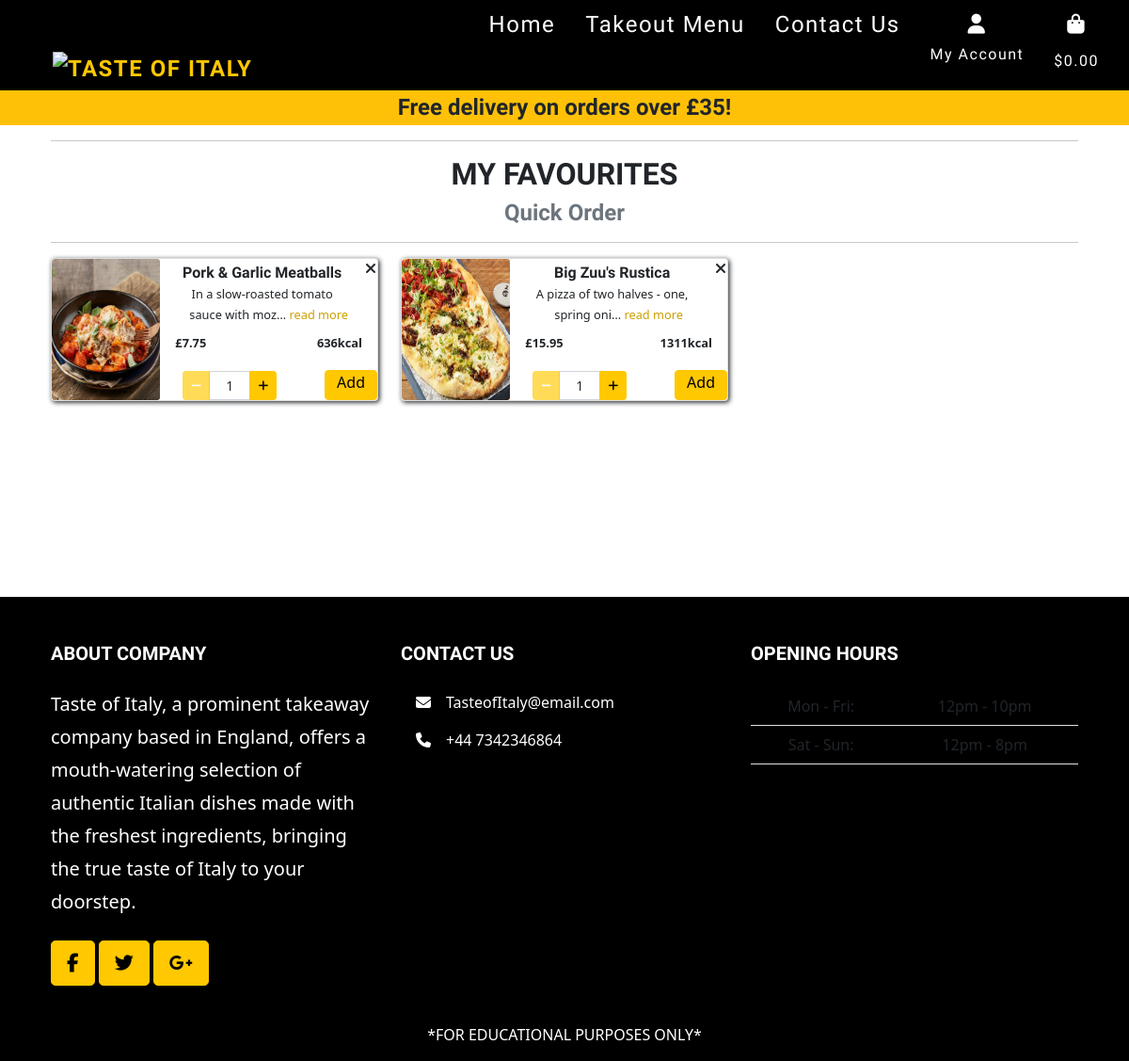
The page /favourites/ (signed in) on the database as committed earlier.
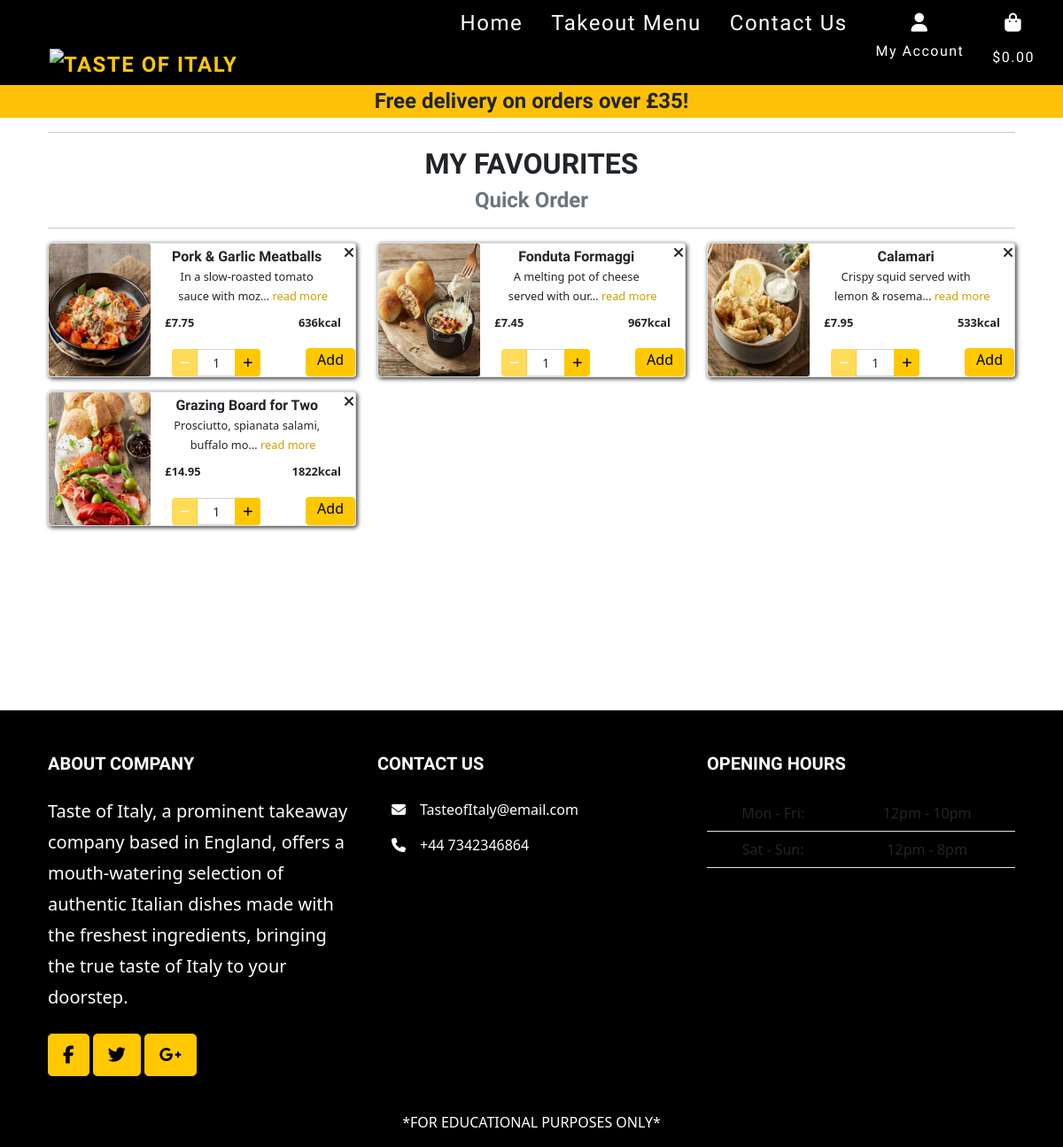
The same page on the database as committed later.
### favourites/models.py (models this page shows, shortened)
class Favourite(models.Model):
    user = models.ForeignKey(User, on_delete=models.CASCADE)
    product = models.ForeignKey(FoodProduct, on_delete=models.CASCADE)

### food_products/models.py (models this page shows, shortened)
class FoodProduct(models.Model):
    category = models.ForeignKey(
        'FoodCategory', null=True, blank=True, on_delete=models.SET_NULL)
    name = models.CharField(max_length=254)
    description = models.TextField()
    price = models.DecimalField(max_digits=6, decimal_places=2)
    calories = models.IntegerField(null=True, blank=True)
    image_url = models.URLField(max_length=1024, null=True, blank=True)
    image = models.ImageField(null=True, blank=True)

### favourites/views.py (the view)
# urls.py: path('', views.my_favourites, name='my_favourites'),
@login_required
def my_favourites(request):
    favourites = Favourite.objects.filter(user=request.user)
    context = {
        'favourites': favourites
    }
    return render(request, 'favourites/favourites.html', context)

### bag/context.py (called while the page is built, shortened)
def bag_contents(request):
    bag_items = []
    total = 0
    product_count = 0
    bag = request.session.get('bag', {})
    if total < settings.FREE_DELIVERY_THRESHOLD:
        delivery = total * Decimal(settings.STANDARD_DELIVERY_PERCENTAGE / 100)
        free_delivery_delta = settings.FREE_DELIVERY_THRESHOLD - total
    else:
        delivery = 0
        free_delivery_delta = 0
    grand_total = delivery + total
    context = {
        'bag_items': bag_items,
        'total': total,
        'product_count': product_count,
        'delivery': delivery,
        'free_delivery_delta': free_delivery_delta,
        'free_delivery_threshold': settings.FREE_DELIVERY_THRESHOLD,
        'grand_total': grand_total,
    }
    return context

### favourites/templates/favourites/favourites.html (shortened to what this page needs)
{% extends "base.html" %}
{% load static %}
{% block content %}
<section class="h-100 pt-0">
    <div class="container mb-5 text-center">
        <div class="row">
            <div class="col">
                <hr>
                <h2 class="section-heading text-uppercase">My Favourites</h2>
                <h4 class="section-subheading text-muted">Quick Order</h4>
                <hr>
            </div>
        </div>
        <div class="row">
            {% if favourites %}
            {% for favourite in favourites %}
            <div class="col-xl-4 col-lg-6 col-md-6 col-sm-12">
                <div class="card mb-3">
                    <div class="row g-0">
                        <div class="col-md-4 col-sm-4 col-4">
                            {% if favourite.product.image %}
                            <img src="{{favourite.product.image.url}}" class="card-img rounded-start"
                                alt="{{favourite.product.name}}">
                            {% else %}
                            <img src="{{ MEDIA_URL}}noimage.png" class="card-img rounded-start"
                                alt="{{favourite.product.name}}">
                            {% endif %}
                        </div>
                        <div class="col">
                            <div class="card-body">
                                <a class="btn p-0 fav-star" href="{% url 'delete_favourites' favourite.id %}"><i
                                        class="fa-solid fa-xmark" title="Remove from favourites"></i></a>
                                <h6 class="card-title">{{favourite.product.name}}</h6>
                                <p class="card-text">
                                    {{favourite.product.description|truncatechars:40}}{% if favourite.product.description|length > 40 %}
                                    <span class="text-muted">
                                        <a href="#exampleModal{{favourite.product.id}}" class="read-more"
                                            data-bs-toggle="modal"
                                            data-bs-target="#exampleModal{{favourite.product.id}}">
                                            read more
                                        </a>
                                    </span>
                                    {% endif %}
                                </p>
                                <div class="d-flex justify-content-between">
                                    <strong class="card-text">£{{favourite.product.price}}</strong>
                                    <strong class="card-text">{{favourite.product.calories}}kcal</strong>
                                </div>
                                <form class="form" action="{% url 'add_to_bag' favourite.product_id %}" method="POST">
                                    <div class="form-group qty-position">
                                        <div class="input-group input-group-sm" style="max-width: 100px;">
                                            <button class="btn btn-primary decrement-qty"
                                                data-item_id="{{ favourite.product_id }}"
                                                id="decrement-qty_{{ favourite.product_id }}">
                                            </button>
                                            <input type="number" class="form-control text-center qty_input" value="1"
                                                min="1" max="99" data-item_id="{{ favourite.product_id }}"
                                                id="id_qty_{{ favourite.product_id }}" name="quantity">
                                            <button class="btn btn-primary increment-qty"
                                                data-item_id="{{ favourite.product_id }}"
                                                id="increment-qty_{{ favourite.product_id }}">
                                            </button>
                                        </div>
                                    </div>
                                    <button type="submit" class="btn btn-primary add-btn">Add</button>
                                </form>
                            </div>
                        </div>
                    </div>
                </div>
            </div>
            {% endfor %}
            {% else %}
            <p>You have no favourites yet.</p>
            {% endif %}
        </div>
    </div>
</section>
{% endblock %}

### templates/base.html (shortened to what this page needs)
{% load static %}
<!doctype html>
<html lang="en">
<head>
    {% block corecss %}
    <link rel="stylesheet" href="https://cdnjs.cloudflare.com/ajax/libs/owl-carousel/1.3.3/owl.carousel.min.css">
    <link rel="stylesheet" href="https://cdnjs.cloudflare.com/ajax/libs/owl-carousel/1.3.3/owl.theme.min.css">
    <link href="https://cdn.jsdelivr.net/npm/bootstrap@5.3.0-alpha1/dist/css/bootstrap.min.css" rel="stylesheet"
>
    <link rel="stylesheet" href="{% static 'css/base.css' %}">
    {% endblock %}
</head>
<body class="h-100">
    <header>
        <nav class="navbar navbar-expand-lg navbar-dark" id="mainNav">
            <div class="container-fluid d-flex align-items-end">
                <a class="navbar-brand" href="{% url 'home' %}">
                    <img src="https://taste-of-italy.s3.eu-west-2.amazonaws.com/media/tasteofitaly.png"
                        alt="Taste of Italy">
                </a>
                <div class="collapse navbar-collapse" id="navbarResponsive">
                    <ul class="navbar-nav ms-auto mb-2 mb-lg-0">
                        <li class="nav-item">
                            <a class="nav-link" href="{% url 'home' %}">Home</a>
                        </li>
                        <li class="nav-item">
                            <a class="nav-link" href="{% url 'menu' %}">Takeout Menu</a>
                        </li>
                        <li class="nav-item">
                            <a class="nav-link" href="{% url 'enquiry' %}">Contact Us</a>
                        </li>
                        <li class="nav-item dropdown">
                            <a class="nav-link " href="#" id="user-options" data-toggle="dropdown" aria-haspopup="true"
                                aria-expanded="false">
                                <div class="text-center bg-black">
                                    <div><i class="fas fa-user fa-sm"></i></div>
                                    <p class="fs-6">My Account</p>
                                </div>
                            </a>
                        </li>
                        <li class="nav-item">
                            <a class="{% if grand_total %}text-warning font-weight-bold{% else %}text-white{% endif %} nav-link"
                                href="{% url 'view_bag' %}">
                                <div class="text-center">
                                    <div><i class="fas fa-shopping-bag fa-sm"></i></div>
                                    <small class="fs-6">
                                        {% if grand_total %}
                                        ${{ grand_total|floatformat:2 }}
                                        {% else %}
                                        $0.00
                                        {% endif %}
                                    </small>
                                </div>
                            </a>
                        </li>
                    </ul>
                </div>
            </div>
        </nav>
        <div id="delivery-banner" class="row text-center">
            <div class="col del-banner">
                <h4 class="my-1 section-subheading">Free delivery on orders over £{{ free_delivery_threshold }}!</h4>
            </div>
        </div>
    </header>
    {% block content %}
    {% endblock %}
    <footer class="footer text-white text-start bg-black">
        <div class="p-4 bg-black container">
            <div class="row mt-4">
                <div class="col-lg-4 col-md-12 mb-4 mb-md-0 bg-black">
                    <h5 class="text-uppercase mb-4">About company</h5>
                    <p class="lead">
                        Taste of Italy, a prominent takeaway company based in England, offers a mouth-watering selection
                        of authentic Italian dishes made with the freshest ingredients, bringing the true taste of Italy
                        to your doorstep.
                    </p>
                    <div class="mt-4">
                        <a class="btn btn-primary btn-lg"><i class="fab fa-facebook-f"></i></a>
                        <a class="btn btn-primary btn-lg"><i class="fab fa-twitter"></i></a>
                        <a class="btn btn-primary btn-lg"><i class="fab fa-google-plus-g"></i></a>
                    </div>
                </div>
                <div class="col-lg-4 col-md-6 mb-4 mb-md-0 bg-black">
                    <h5 class="text-uppercase mb-4 pb-1">Contact us</h5>
                    <ul class="list-unstyled fa-ul">
                        <li class="mb-3">
                            <span class="fa-li text-center"><i class="fas fa-envelope"></i></span><span
                                class="ms-2">TasteofItaly@email.com</span>
                        </li>
                        <li class="mb-3">
                            <span class="fa-li"><i class="fas fa-phone"></i></span><span class="ms-2">+44 7342346864
                            </span>
                        </li>
                    </ul>
                </div>
                <div class="col-lg-4 col-md-6 mb-4 mb-md-0 bg-black">
                    <h5 class="text-uppercase mb-4">Opening hours</h5>
                    <table class="table text-center text-white">
                        <tbody class="font-weight-normal">
                            <tr>
                                <td>Mon - Fri:</td>
                                <td>12pm - 10pm</td>
                            </tr>
                            <tr>
                                <td>Sat - Sun:</td>
                                <td>12pm - 8pm</td>
                            </tr>
                        </tbody>
                    </table>
                </div>
            </div>
        </div>
        <div class="text-center p-3" style="background-color: rgba(0, 0, 0, 0.2);">
            *FOR EDUCATIONAL PURPOSES ONLY*
        </div>
    </footer>
</body>
</html>

Rows that differ between the two databases and show on the page:
removed Favourite: product.image (picture), product.name "Big Zuu's Rustica", product.description "A pizza of two halves - one, spring oni…", product.price "15.95", product.calories "1311"
added Favourite: product.image (picture), product.name "Fonduta Formaggi", product.description "A melting pot of cheese served with our…", product.price "7.45", product.calories "967"
added Favourite: product.image (picture), product.name "Calamari", product.description "Crispy squid served with lemon & rosema…", product.price "7.95", product.calories "533"
added Favourite: product.image (picture), product.name "Grazing Board for Two", product.description "Prosciutto, spianata salami, buffalo mo…", product.price "14.95", product.calories "1822"
